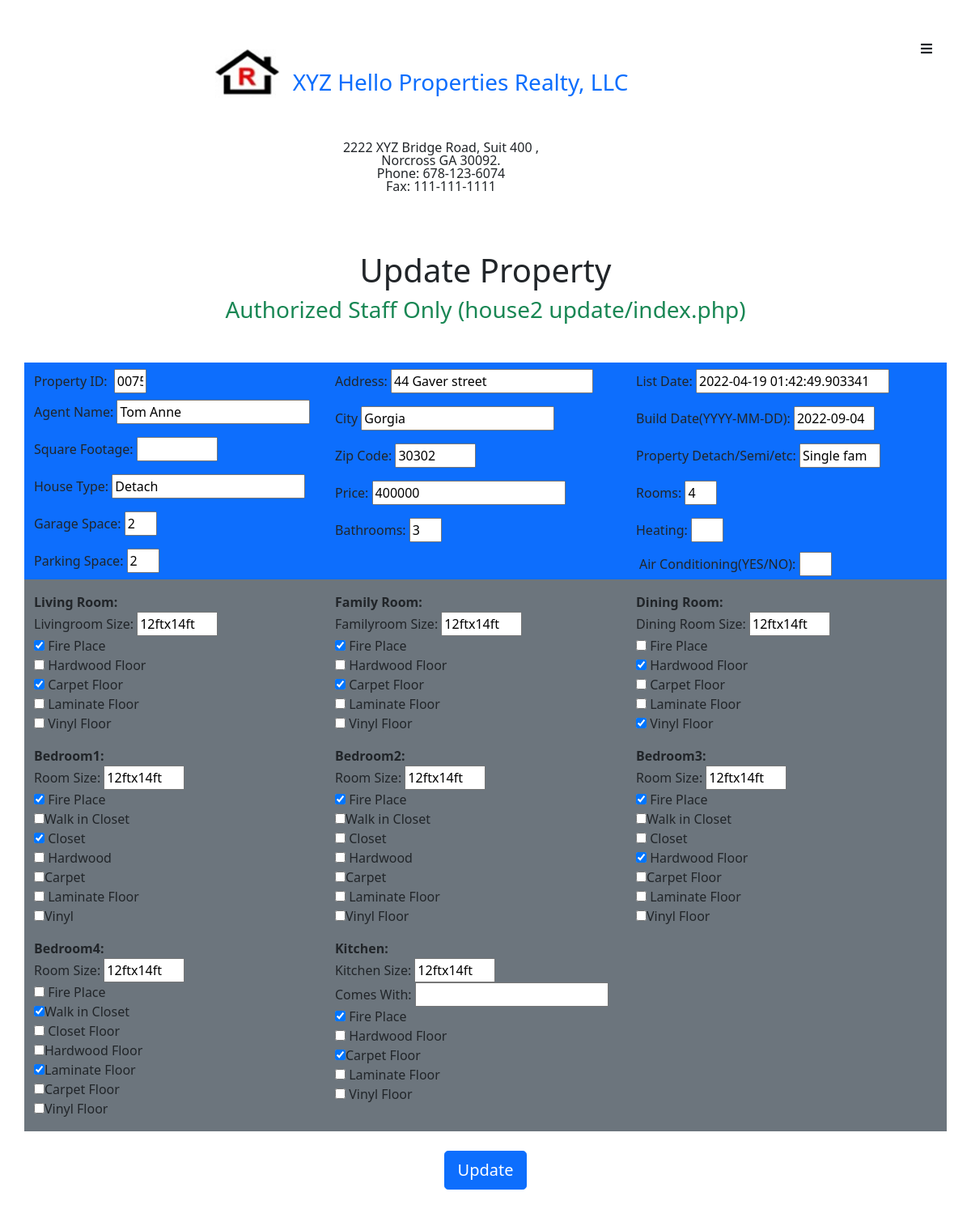
The page /update/index.php?uploadId=0075 on the database its author committed.
### tables this page shows
CREATE TABLE `house2` (
  `propId` int(4) UNSIGNED ZEROFILL NOT NULL,
  `img_name` varchar(1000) DEFAULT NULL,
  `agent_name` varchar(100) NOT NULL,
  `propAddr` varchar(255) NOT NULL,
  `city` varchar(20) NOT NULL,
  `zipCode` varchar(10) NOT NULL,
  `price` varchar(16) NOT NULL,
  `listDate` datetime(6) NOT NULL DEFAULT current_timestamp(6),
  `builtDate` varchar(16) NOT NULL,
  `propCategory` varchar(20) NOT NULL,
  `propType` varchar(10) NOT NULL,
  `rooms` int(2) NOT NULL,
  `sqftAge` varchar(10) NOT NULL,
  `heating` varchar(10) NOT NULL,
  `aircon` varchar(3) NOT NULL,
  `bathroomQty` int(3) NOT NULL,
  `garagespace` int(2) NOT NULL,
  `parkingspace` int(2) NOT NULL,
  `famRm` varchar(50) DEFAULT NULL,
  `livRm` varchar(50) DEFAULT NULL,
  `dinRm` varchar(50) DEFAULT NULL,
  `dbRm1` varchar(50) DEFAULT NULL,
  `dbRm2` varchar(50) DEFAULT NULL,
  `dbRm3` varchar(50) DEFAULT NULL,
  `dbRm4` varchar(50) DEFAULT NULL,
  `kitRm` varchar(50) DEFAULT NULL
);

### update/updateApp.php (called while the page is built, shortened)
<?php
$id = $_GET['uploadId'];
$sql = "select * from house2 where propId=$id";
$stmt = $conn->prepare($sql);
$stmt->execute();
$oneRow = $stmt->fetch(PDO::FETCH_OBJ);
$kitchenData = $oneRow->kitRm;
$livData = $oneRow->livRm;
$famData = $oneRow->famRm;
$dinData = $oneRow->dinRm;
$bd_rm1Data = $oneRow->dbRm1;
$bd_rm2Data = $oneRow->dbRm2;
$bd_rm3Data = $oneRow->dbRm3;
$bd_rm4Data = $oneRow->dbRm4;
$kit_rm = explode(', ', $kitchenData);
$liv_rm = explode(', ', $livData);
$fam_rm = explode(', ', $famData);
$din_rm = explode(', ', $dinData);
$bd_rm1 = explode(', ', $bd_rm1Data);
$bd_rm2 = explode(', ', $bd_rm2Data);
$bd_rm3 = explode(', ', $bd_rm3Data);
$bd_rm4 = explode(', ', $bd_rm4Data);
?>

### update/index.php (the view, shortened to what this page needs)
<?php
include_once '../db.conn.php';
include_once '../include/header.php';
include './updateApp.php';
?>
<div class="title-div text-center my-5">
  <h1>Update Property</h1>
  <h3 class="text-success">Authorized Staff Only (house2 update/index.php)</h3>
  </div>
  <form  action="" method="POST">
  <div class="page1-wrapper d-flex flew-row">
  <section id="property-details" class="container flex-wrap d-flex bg-primary w-100">
   <div class= " col-sm-4 d-flex flex-column" >
   <label class="my-1 mt-2" for="prop-id">Property ID:
          <input class="mx-1 num"  value="<?= $id ?>" type="text" id="prop-id" name="prop_id"></label>
   <label class="mb-1" for="agent_name">Agent Name:
   <input class="my-1 clas-md"  value="<?= $oneRow->agent_name; ?>" id="name" type="text" name="agent_name"></label>
   <label class="my-1" for="Sqft">Square Footage:
    <input class="my-1 room-size" value="<?= $oneRow->sqftAge; ?>" type="text" id="sqft" name="sqft"></label>
    <label class="my-1" for="">House Type:
    <input class="my-1"  value="<?= $oneRow->propType; ?>" type="text" id="house_type" name="house_type"></label>
    <label class="my-1" for="garagespace">Garage Space:
    <input class="my-1 num" value="<?= $oneRow->garagespace; ?>" class="sm-input box1" type="text" id="garagespace" name="garagespace" ></label>
    <label class="my-1" for="parkingspace">Parking Space:
    <input class="my-1 num" value="<?= $oneRow->parkingspace; ?>" class="sm-input box1" type="text" id="parkingspace" name="parkingspace" ></label>
    </div>
   <div class="col-sm-4 d-flex flex-column">
   <label class="my-1" for="address">Address:
   <input  class="my-1 big-w"  value="<?= $oneRow->propAddr; ?>" id="propAddr" type="text" name="propAddr"></label>
   <label class="my-1" for="city">City
   <input  class="my-1" value="<?= $oneRow->city; ?>" id="city" type="text" name="city"></label>
    <label class="my-1 col-xs-2" for="zipcode">Zip Code:
    <input class="my-1 room-size"  value="<?= $oneRow->zipCode; ?>" type="text" pattern="\d{5}(?:-\d{4})?|[a-zA-Z]\d[a-zA-Z] ?\d[a-zA-Z]\d" id="zipcode"
            name="zipcode" /></label>
    <label class="my-1" for="price">Price:
    <input class="my-1" value="<?= $oneRow->price; ?>" type="text" id="price" name="price"> </label>
    <label class="my-1" for="bathroom-qty">Bathrooms:
    <input class="my-1 num"
    value="<?= $oneRow->bathroomQty; ?>" class="sm-input box1" type="text" id="bathroom-qty" name="bathroom_qty"></label>
    </div>
    <div class="col-sm-4 d-flex flex-column">
    <label class="my-1" for="listtime">List Date:
    <input class="my-1" value="<?= $oneRow->listDate; ?>"  id="listtime" name="listtime" value="" ></label>
    <label class="my-1" for="builddate">Build Date(YYYY-MM-DD):
    <input class="my-1 room-size" value="<?= $oneRow->builtDate; ?>" id="bulddate" name="builddate" ></label>
    <label class="my-1" for="propertytype">Property Detach/Semi/etc:
    <input class="my-1 room-size"  value="<?= $oneRow->propCategory; ?>" type="text" id="propertytype" name="propertytype"></label>
    <label class="my-1" for="rooms">Rooms:
    <input class="my-1 num" value="<?= $oneRow->rooms; ?>" type="text" id="rooms" name="rooms"></label>
    <label class="my-1" class="label-bold box1" for="heating">Heating:
    <input class="my-1 num" value="<?= $oneRow->heating; ?>" type="text" id="heating" name="heating"></label>
    <label class="mx-1" class="label-bold" for="aircon"> Air Conditioning(YES/NO):
    <input class="my-1 num" value="<?= $oneRow->aircon; ?>" type="text" id="aircon" name="aircon"></label>
    </div>
    </div>
<section class="bedrooms container bg-secondary py-3">
  <div class="d-flex flew-row flex-wrap">
<div class="livingroom rooms d-flex flex-column col-4 form-switch-lg" id="liv_rm">
              <label class="fw-bold"> Living Room:</label>
              <label for="livingsize">Livingroom Size:
              <input class="room-size" type="text" id="livingsize" name="liv_rm[0]" value="<?php echo $liv_rm[0]; ?>"> </label>
              <label for="fireplace-lrm"> <input value="fire Place" <?php if(in_array("fire Place",$liv_rm)) echo "checked";?> type="checkbox" id="fireplace_lrm" name="liv_rm[]" value="Fire Place">
               Fire Place</label>
               <label for="hardwood-lrm"><input type="checkbox" id="hardwood-lrm" name="liv_rm[]" value="Hardwood" <?php if(in_array("Hardwood",$liv_rm)) echo "checked";?>>
              Hardwood Floor</label>
              <label for="carpet-lrm"><input type="checkbox" id="carpet-lrm" name="liv_rm[]" value="Carpet" <?php if(in_array("Carpet",$liv_rm)) echo "checked";?>>
             Carpet Floor</label>
             <label for="laminate-lrm"><input type="checkbox" id="laminate-lrm" name="liv_rm[]" value="Laminate" <?php if(in_array("Laminate",$liv_rm)) echo "checked";?>>
             Laminate Floor</label>
             <label for="vinyl-lrm"><input type="checkbox" id="vinyl-lrm" name="liv_rm[]" value="Vinyl" <?php if(in_array("Vinyl",$liv_rm)) echo "checked";?>>
             Vinyl Floor</label>
            </div>
<div class="familyroom rooms d-flex flex-column col-4" id="fam-rm">
            <label class="fw-bold">Family Room:</label>
            <label for="familysize">Familyroom Size:
            <input class="room-size" type="text" id="familysize" name="fam_rm[0]" value="<?php echo $fam_rm[0]; ?>"></label>
            <label for="fireplace-lrm"><input value="fire Place"  <?php if(in_array("fire Place",$fam_rm)) echo "checked";?> type="checkbox" id="fireplace_lrm" name="fam_rm[]" value="Fire Place">
              Fire Place</label>
              <label for="hardwood-lrm"><input type="checkbox" id="hardwood-lrm" name="fam_rm[]" value="Hardwood" <?php if(in_array("Hardwood",$fam_rm)) echo "checked";?>>
              Hardwood Floor</label>
              <label for="carpet-lrm"><input type="checkbox" id="carpet-lrm" name="fam_rm[]" value="Carpet" <?php if(in_array("Carpet",$fam_rm)) echo "checked";?>>
               Carpet Floor</label>
              <label for="laminate-lrm"><input type="checkbox" id="laminate-lrm" name="fam_rm[]" value="Laminate" <?php if(in_array("Laminate",$fam_rm)) echo "checked";?>>
              Laminate Floor</label>
              <label for="vinyl-lrm"><input type="checkbox" name="fam_rm[]" value="Vinyl" <?php if(in_array("Vinyl",$fam_rm)) echo "checked";?>>
              Vinyl Floor</label>
          </div>
<div class="diningroom rooms d-flex flex-column col-4" id="din-rm">
            <label class="fw-bold">Dining Room: </label>
            <label for="diningsize">Dining Room Size:
            <input class="room-size" type="text" name="din_rm[0]" value="<?php echo $din_rm[0]; ?>" ></label>
            <label for="fireplace-lrm"><input value="fire Place"  <?php if(in_array("fire Place",$din_rm)) echo "checked";?> type="checkbox" name="din_rm[]" value="Fire Place">
              Fire Place</label>
              <label for="hardwood-lrm"><input type="checkbox" name="din_rm[]" value="Hardwood" <?php if(in_array("Hardwood",$din_rm)) echo "checked";?>>
             Hardwood Floor</label>
             <label for="carpet-lrm"><input type="checkbox"  name="din_rm[]" value="Carpet" <?php if(in_array("Carpet",$din_rm)) echo "checked";?>>
              Carpet Floor</label>
              <label for="laminate-lrm"><input type="checkbox" name="din_rm[]" value="Laminate" <?php if(in_array("Laminate",$din_rm)) echo "checked";?>>
              Laminate Floor</label>
              <label for="vinyl-lrm"><input type="checkbox" name="din_rm[]" value="Vinyl" <?php if(in_array("Vinyl",$din_rm)) echo "checked";?>>
              Vinyl Floor</label>
            </div>
    <div class="bedrm1 d-flex flex-column col-4 mt-3">
   <label class="fw-bold">Bedroom1:</label>
   <label for="roomsize-rm1">Room Size:
    <input class="room-size" type="text" id="roomsize-rm1" name="bd_rm1[0]" value="<?php echo $bd_rm1[0]; ?>"> </label>
    <label for=""><input type="checkbox" name="bd_rm1[]" value="fire Place"  <?php if(in_array("fire Place",$bd_rm1)) echo "checked";?> > Fire Place</label>
    <label for=""><input type="checkbox" name="bd_rm1[]" value="Walk in Closet" <?php if(in_array("Walk in Closet",$bd_rm1)) echo "checked";?>>Walk in Closet</label>
    <label for=""><input type="checkbox" name= "bd_rm1[]" value="Closet" <?php if(in_array("Closet",$bd_rm1)) echo "checked";?>> Closet</label>
    <label for=""><input  type="checkbox" name="bd_rm1[]" value="Hardwood" <?php if(in_array("Hardwood",$bd_rm1)) echo "checked";?>> Hardwood</label>
    <label for=""><input type="checkbox"  name="bd_rm1[]" value="Carpet" <?php if(in_array("Carpet",$bd_rm1)) echo "checked";?>>Carpet</label>
    <label for="laminate-lrm"><input type="checkbox" name="bd_rm1[]" value="Laminate" <?php if(in_array("Laminate",$bd_rm1)) echo "checked";?>> Laminate Floor</label>
    <label for=""><input type="checkbox"  name="bd_rm1[]" value="Vinyl" <?php if(in_array("Vinyl",$bd_rm1)) echo "checked";?>>Vinyl</label>
   </div>
<div class="bedrm2 d-flex flex-column col-4 mt-3">
   <label class="fw-bold">Bedroom2:</label>
   <label for="roomsize-rm2">Room Size:
    <input class="room-size" type="text" id="roomsize-rm2" name="bd_rm2[0]" value="<?php echo $bd_rm2[0]; ?>"></label>
    <label for=""><input type="checkbox" name="bd_rm2[]" value="fire Place" <?php if(in_array("fire Place",$bd_rm2)) echo "checked";?>> Fire Place</label>
    <label for=""><input type="checkbox" name="bd_rm2[]" value="Walk in Closet" <?php if(in_array("Walk in Closet",$bd_rm2)) echo "checked";?>>Walk in Closet</label>
    <label for=""><input type="checkbox" name="bd_rm2[]" value="Closet" <?php if(in_array("Closet",$bd_rm2)) echo "checked";?>> Closet</label>
    <label for=""><input type="checkbox" name="bd_rm2[]" value="Hardwood" <?php if(in_array("Hardwood",$bd_rm2)) echo "checked";?>> Hardwood</label>
    <label for=""><input type="checkbox"  name="bd_rm2[]" value="Carpet" <?php if(in_array("Carpet",$bd_rm2)) echo "checked";?>>Carpet</label>
    <label for="laminate-lrm"> <input type="checkbox" id="laminate-lrm" name="bd_rm2[]" value="Laminate" <?php if(in_array("Laminate",$bd_rm2)) echo "checked";?>> Laminate Floor</label>
    <label for=""><input type="checkbox"  name="bd_rm2[]" value="Vinyl" <?php if(in_array("Vinyl",$bd_rm2)) echo "checked";?>>Vinyl Floor</label>
   </div>
<div class="bedrm3 d-flex flex-column col-4 mt-3">
   <label class="fw-bold">Bedroom3:</label>
   <label for="roomsize-rm3">Room Size:
    <input class="room-size" type="text" id="roomsize-rm3" name="bd_rm3[0]" value="<?php echo $bd_rm3[0]; ?>"></label>
    <label for=""><input type="checkbox" name="bd_rm3[]" value="fire Place" <?php if(in_array("fire Place",$bd_rm3)) echo "checked";?>> Fire Place</label>
    <label for=""><input type="checkbox" name="bd_rm3[]" value="Walk in Closet" <?php if(in_array("Walk in Closet",$bd_rm3)) echo "checked";?>>Walk in Closet</label>
    <label for=""><input type="checkbox" name="bd_rm3[]" value="Closet" <?php if(in_array("Closet",$bd_rm3)) echo "checked";?>> Closet</label>
    <label for=""><input type="checkbox" name="bd_rm3[]" value="Hardwood" <?php if(in_array("Hardwood",$bd_rm3)) echo "checked";?>> Hardwood Floor</label>
   <label for=""><input type="checkbox"  name="bd_rm3[]" value="Carpet" <?php if(in_array("Carpet",$bd_rm3)) echo "checked";?>>Carpet Floor</label>
   <label for="laminate-lrm"><input type="checkbox" id="laminate-lrm" name="bd_rm3[]" value="Laminate" <?php if(in_array("Laminate",$bd_rm3)) echo "checked";?>>
   Laminate Floor</label>
   <label for=""><input type="checkbox"  name="bd_rm3[]" value="Vinyl" <?php if(in_array("Vinyl",$bd_rm3)) echo "checked";?>>Vinyl Floor</label>
   </div>
   <div class="bedrm4 d-flex flex-column col-4 mt-3">
   <label class="fw-bold">Bedroom4:</label>
   <label for="roomsize-rm4">Room Size:
    <input class="room-size" type="text" id="roomsize-rm4" name="bd_rm4[0]" value="<?php echo $bd_rm4[0]; ?>"></label>
    <label for=""><input type="checkbox" name="bd_rm4[]" value="fire Place" <?php if(in_array("fire Place",$bd_rm4)) echo "checked";?>> Fire Place</label>
    <label for=""><input type="checkbox" name="bd_rm4[]" value="Walk in Closet" <?php if(in_array("Walk in Closet",$bd_rm4)) echo "checked";?>>Walk in Closet</label>
    <label for=""><input type="checkbox" name="bd_rm4[]" value="Closet" <?php if(in_array("Closet",$bd_rm4)) echo "checked";?>> Closet Floor</label>
    <label for=""><input type="checkbox" name="bd_rm4[]" value="Hardwood" <?php if(in_array("Hardwood",$bd_rm4)) echo "checked";?>>Hardwood Floor</label>
    <label for="laminate-lrm"><input type="checkbox" id="laminate-lrm" name="bd_rm4[]" value="Laminate" <?php if(in_array("Laminate",$bd_rm4)) echo "checked";?>>Laminate Floor</label>
    <label for=""><input type="checkbox"  name="bd_rm4[]" value="Carpet" <?php if(in_array("Carpet",$bd_rm4)) echo "checked";?>>Carpet Floor</label>
    <label for=""><input type="checkbox"  name="bd_rm4[]" value="Vinyl" <?php if(in_array("Vinyl",$bd_rm4)) echo "checked";?>>Vinyl Floor</label>
   </div>
        <div class="kitchen rooms d-flex flex-column col-4 mt-3" id="kit-rm">
            <label class="fw-bold">Kitchen:</label>
            <label for="kitchensize">Kitchen Size:
            <input class="room-size" type="text" id="kitchensize" name="kit_rm[0]" value="<?php echo $kit_rm[0]; ?>" ></label>
            <label for="kitchen-appl">Comes With:
            <input type="text" id="kitchen-appl" name="kit_rm[]"></label>
            <label for="fireplace-lrm"><input value="fire Place"  <?php if(in_array("fire Place",$kit_rm)) echo "checked";?> type="checkbox" id="fireplace_lrm" name="kit_rm[]" value="Fire Place">
             Fire Place</label>
             <label for="hardwood-lrm"><input type="checkbox" id="hardwood-lrm" name="kit_rm[]" value="Hardwood" <?php if(in_array("Hardwood",$kit_rm)) echo "checked";?>>             Hardwood Floor</label>
             <label for="carpet-lrm"><input type="checkbox" id="carpet-lrm" name="kit_rm[]" value="Carpet" <?php if(in_array("Carpet",$kit_rm)) echo "checked";?>>Carpet Floor</label>
             <label for="laminate-lrm"><input type="checkbox" id="laminate-lrm" name="kit_rm[]" value="Laminate" <?php if(in_array("Laminate",$kit_rm)) echo "checked";?>>
            Laminate Floor</label>
            <label for="vinyl-lrm"><input type="checkbox" id="vinyl-lrm" name="kit_rm[]" value="Vinyl" <?php if(in_array("Vinyl",$kit_rm)) echo "checked";?>>
              Vinyl Floor</label>
          </div>
 </section>
 <div class="col text-center">
<button class="btn btn-lg btn-primary my-4" type="submit" name="update3">Update</button>
</div>
  </form>
<?php
include '../include/footer.php';
?>

### update/index.php (style rules this page uses)
.num { width: 40px; }
.room-size { width: 100px; }
.big-w { width: 250px; }

### rows shown on the page
house2: agent_name "Tom Anne", house_type "Detach", garagespace "2", parkingspace "2", propAddr "44 Gaver street", city "Gorgia", zipcode "30302", price "400000", bathroom_qty "3", listtime "2022-04-19 01:42:49.903341", builddate "2022-09-04", propertytype "Single fam", rooms "4", livRm "12ftx14ft", livRm "☑", famRm "12ftx14ft", famRm "☑", dinRm "12ftx14ft", dinRm "☑", dbRm1 "12ftx14ft", dbRm1 "☑", dbRm2 "12ftx14ft", dbRm2 "☑", dbRm3 "12ftx14ft", dbRm3 "☑", dbRm4 "12ftx14ft", dbRm4 "☑", kitRm "12ftx14ft", kitRm "☑"
